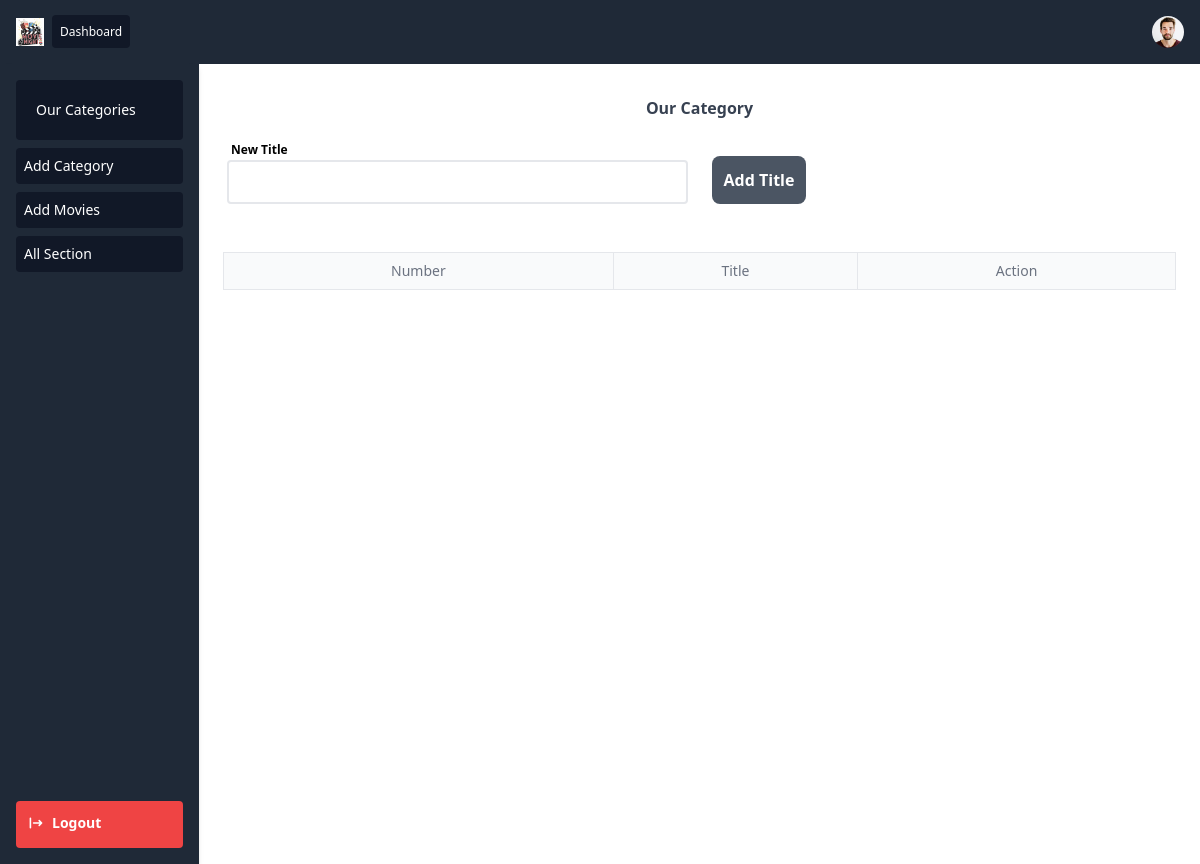
The page /categories (signed in) on the database as committed earlier.
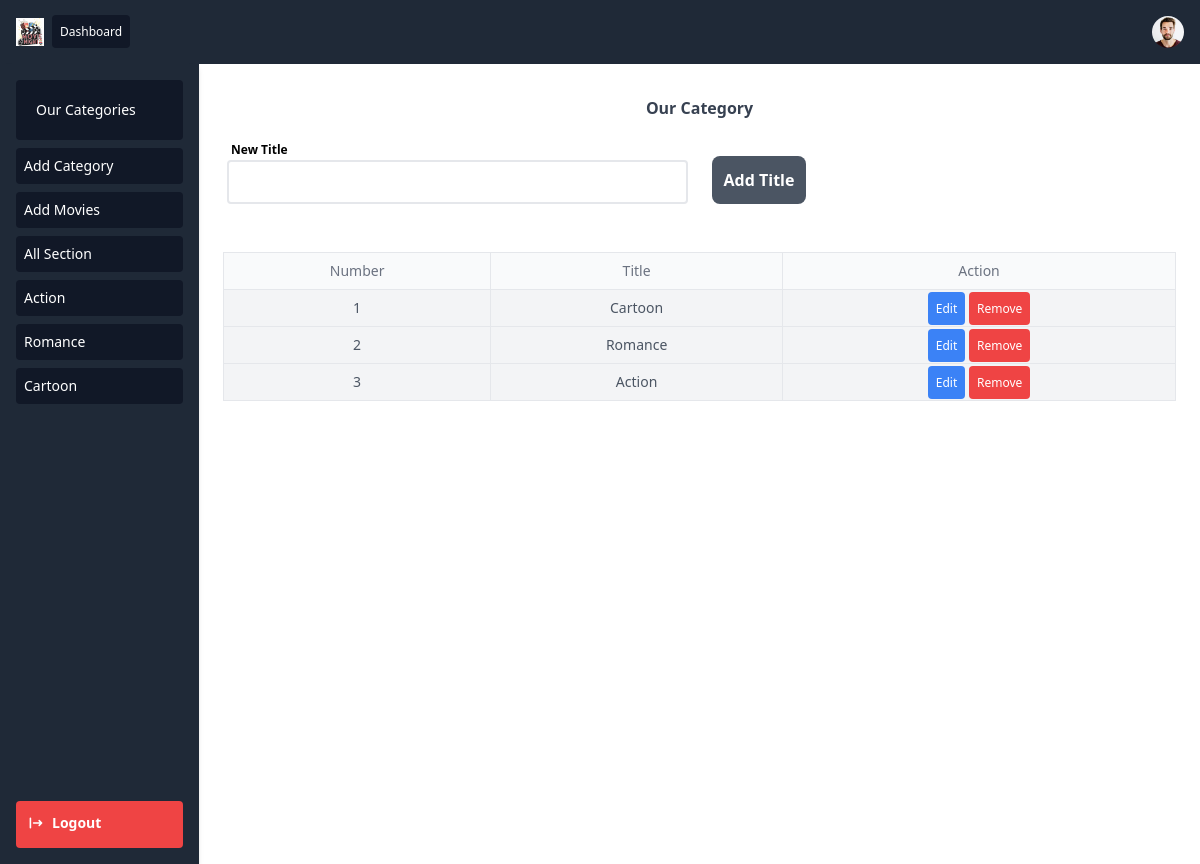
The same page on the database as committed later.
### home/models.py (models this page shows, shortened)
class Category(models.Model):
    title=models.CharField(max_length=255)
    slug = models.SlugField(null=False, unique=True)

### home/views.py (the view, shortened to what this page needs)
# urls.py: path('categories',views.addcat,name="addcat"),
def addcat(request):
   ck=Admin.objects.filter(user=request.user)
   if ck is not None:
      categ=Category.objects.all()
      catego=Category.objects.all().order_by('-id')
      return render(request,'../templates/abakozi/addcat.html',{'categ':categ,'catego':catego})
   return redirect('/')

### templates/abakozi/addcat.html (shortened to what this page needs)
{% include 'abakozi/nav.html'%}
<section class="w-full p-4">
    <div class="w-full text-md">
<h2 class="text-center py-4 font-bold text-gray-700">Our Category</h2>
<form class="w-full flex flex-wrap" method="POST" >
    <div class="w-1/2">
        <div class="w-full px-3 ">
            <label for="" class="text-xs font-semibold px-1">New Title</label>
            <div class="w-full">
                <input type="text" name="cat" class="w-full px-2 py-2 rounded border-2 border-gray-200 outline-none focus:border-indigo-500" >
            </div>
        </div>
    </div>
    <div class="">
        <div class="w-full px-3 mb-5 py-5">
            <button type="submit" class="block w-full max-w-xs mx-auto bg-gray-600 hover:bg-indigo-700 focus:bg-indigo-700 text-white rounded-lg px-3 py-3
             font-semibold">Add Title</button>
        </div>
    </div>
</form>
<div class="table w-full p-2">
    <table class="w-full border">
        <thead>
            <tr class="bg-gray-50 border-b">
                <th class="p-2 border-r cursor-pointer text-sm font-thin text-gray-500">
                    <div class="flex items-center justify-center">
                        Number
                    </div>
                </th>
                <th class="p-2 border-r cursor-pointer text-sm font-thin text-gray-500">
                    <div class="flex items-center justify-center">
                        Title
                    </div>
                </th>
                <th class="p-2 border-r cursor-pointer text-sm font-thin text-gray-500">
                    <div class="flex items-center justify-center">
                        Action
                    </div>
                </th>
            </tr>
        </thead>
        <tbody>
         {% for data in catego%}
            <tr class="bg-gray-100 text-center border-b text-sm text-gray-600">
                <td class="p-2 border-r"> {{forloop.counter}}</td>
                <td class="p-2 border-r">{{data.title}}</td>
                <td>
                    <a href="{% url 'editcateg' data.id %}" class="bg-blue-500 p-2 text-white hover:shadow-lg text-xs rounded font-thin">Edit</a>
                    <a href="{% url 'delcateg' data.id%}" class="bg-red-500 p-2 text-white hover:shadow-lg text-xs rounded font-thin">Remove</a>
                </td>
            </tr>
        {%endfor%}
        </tbody>
    </table>
</div>
      </div>
      </section>
  </main>
</body>
</html>

### templates/abakozi/nav.html (shortened to what this page needs)
<!DOCTYPE html>
<html lang="en">
<head>
    <link href="https://unpkg.com/tailwindcss@^2/dist/tailwind.min.css" rel="stylesheet">
</head>
<body>
    <header class="w-full bg-gray-800 p-4 flex justify-between items-center">
        <nav class="flex items-center">
          <img class="w-7 h-7" src="../../static/logo.png/" />
          <div class="text-white text-xs hidden sm:block ml-2">
            <a href="{% url 'dashhome'%}" class="bg-gray-900 hover:bg-gray-700 p-2 rounded cursor-pointer">Dashboard</a>
          </div>
        </nav>
        <div class="w-8 h-8 cursor-pointer">
          <img class="rounded-full" />
        </div>
      </header>
      <main class="flex w-full h-screen">
      <aside class="w-60 h-screen bg-gray shadow-md w-fulll hidden sm:block">
        <div class="flex flex-col justify-between h-screen p-4 bg-gray-800">
            <div class="text-sm">
              <div class="bg-gray-900 text-white p-5 rounded cursor-pointer">Our Categories</div>
              <a href="{% url 'addcat' %}"><div class="bg-gray-900 text-white p-2 rounded mt-2 cursor-pointer hover:bg-gray-700 hover:text-blue-300">Add Category</div></a>
              <a href="{% url 'addmov' %}"><div class="bg-gray-900 text-white p-2 rounded mt-2 cursor-pointer hover:bg-gray-700 hover:text-blue-300">Add Movies</div></a>
              <a href=""><div class="bg-gray-900 text-white p-2 rounded mt-2 cursor-pointer hover:bg-gray-700 hover:text-blue-300">All Section</div></a>
                {% for dt in categ%}
              <a href=""><div class="bg-gray-900 flex justify-between items-center text-white p-2 rounded mt-2 cursor-pointer hover:bg-gray-700 hover:text-blue-300">
                {{dt.title}}
              </div></a>
              {%endfor%}
            </div>
            <div class="flex p-3 text-white bg-red-500 rounded cursor-pointer text-center text-sm">
            <a href="{% url 'logout'%}">  <button class="rounded inline-flex items-center">
                <span class="font-semibold">Logout</span>
              </button></a>
            </div>
        </div>
      </aside>

Rows that differ between the two databases and show on the page:
added Category: title "Action"
added Category: title "Romance"
added Category: title "Cartoon"
